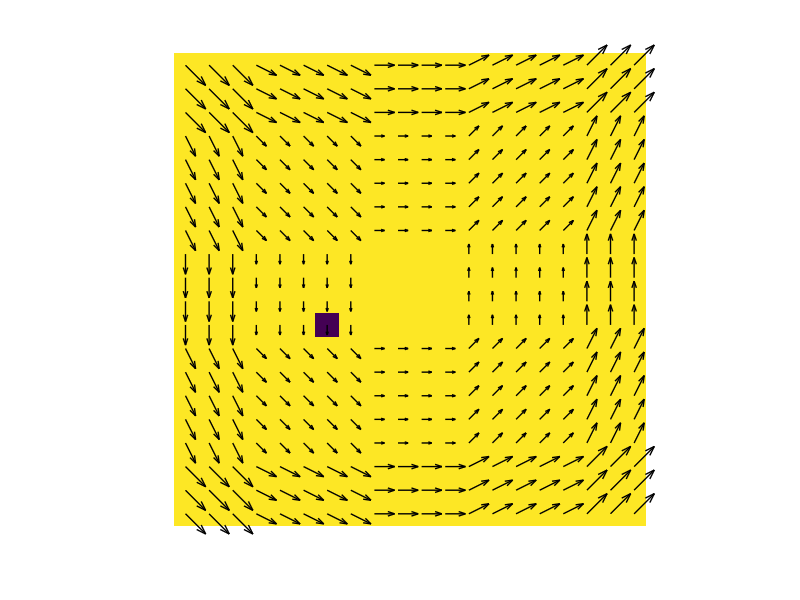
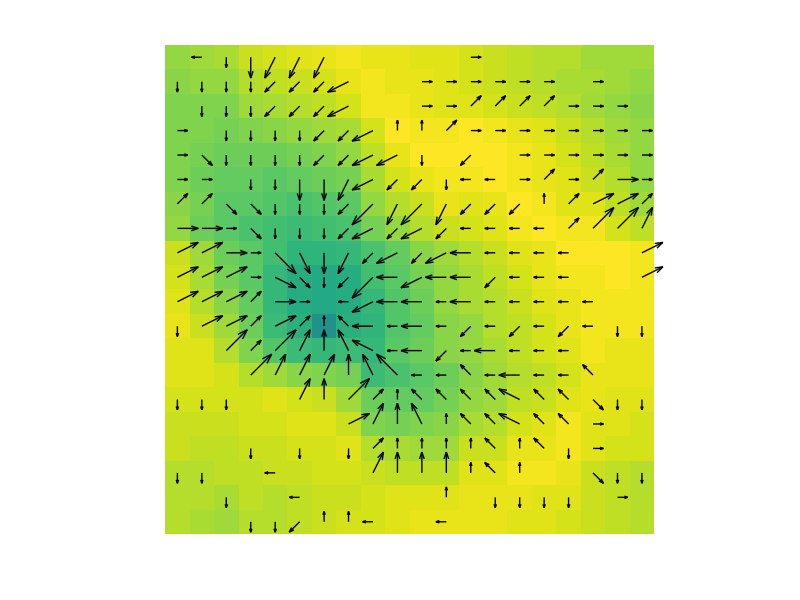

MATLAB code for these plots, in order:
% Illustration of value iteration, policy iteration,
% and linear programming approach to solving an MDP.
%
% Emanuel Todorov, UW 2010


function MDP

%--------- user-defined parameters --------------------------------------
alpha = 0.9;                            % discount factor
tol = 1E-10;                            % convergence threshold

% flags specifying problem formulation (only one can be set)
discounted = 1;
average = 0;
firstexit = 0;

% flags specifying algorithm (only one can be set)
valueiteration = 1;
policyiteration = 0;
linearprogramming = 0;

% set alpha=1 if not discounted
if ~discounted,
    alpha = 1;
end


%-------- make MDP, allocate results ------------------------------------
[P, L, isgoal] = makeMDP;
[nx, nu] = size(L);

% allocate results
v = zeros(nx,1);                        % value function
policy = ones(nx,1)*round(nu+1)/2;      % policy
H = zeros(nx,nu);                       % Hamiltonian
PP = zeros(nx,nx);                      % policy-specific transitions
LL = zeros(nx,1);                       % policy-specific costs



%--------- value iteration ----------------------------------------------
if valueiteration,

    while 1,
        vold = v;

        % compute Hamiltonian for current v
        for iu = 1:nu
            H(:,iu) = L(:,iu) + alpha*P(:,:,iu)*v;
        end

        % update v, compute policy
        [v, policy] = min(H,[],2);
        if average,
            c = mean(v);
            v = v - c;
            
        elseif firstexit,
            v(isgoal) = 0;
        end

        % check for convergence
        if max(abs(v-vold))<tol,
            break;
        end
    end


%--------- policy iteration ---------------------------------------------
elseif policyiteration,

    while 1,
        vold = v;
        
        % construct transitions and cost for current policy
        for ix = 1:nx
            PP(ix,:) = P(ix,:,policy(ix));
            LL(ix) = L(ix,policy(ix));
        end

        % evaluate current policy
        if discounted,
            v = (eye(nx)-alpha*PP)\LL;
            
        elseif average,
            tmp = [eye(nx)-PP, ones(nx,1); ones(1,nx) 0]\[LL; 0];
            v = tmp(1:nx);
            c = tmp(end);
            
        elseif firstexit,
            v(~isgoal) = (eye(sum(~isgoal))-PP(~isgoal,~isgoal))\L(~isgoal);
            v(isgoal) = 0;
        end

        % compute Hamiltonian using policy-specific v
        for iu = 1:nu
            H(:,iu) = L(:,iu) + alpha*P(:,:,iu)*v;
        end

        % update policy and value
        [v, policy] = min(H,[],2);

        % check for convergence
        if max(abs(v-vold))<tol,
            break;
        end
    end


%--------- linear programming -------------------------------------------
elseif linearprogramming,

    % initialize linprog coefficients: 
    %  min  f'*v  s.t.  A*v<=b, Aeq*v=beq
    if discounted,
        f = -ones(nx,1);
        A = ones(nx*nu,nx);
        b = L(:);
        
    elseif average,
        f = [zeros(nx,1); -1];
        A = ones(nx*nu,nx+1);
        b = L(:);
        Aeq = [ones(1,nx), 0];
        beq = 0;
        
    elseif firstexit,
        nn = sum(~isgoal);
        f = -ones(nn,1);
        A = ones(nn*nu,nx);
        tmp = L(~isgoal,:); 
        b = tmp(:);
    end        
    
    % fill A matrix
    ic = 1;
    for iu = 1:nu
        for ix = 1:nx
            if ~(isgoal(ix) && firstexit),
                A(ic,1:nx) = -alpha*P(ix,:,iu);
                A(ic,ix) = 1-alpha*P(ix,ix,iu);
                ic = ic+1;
            end
        end
    end
    
    % run linprog
    if discounted,
        v = linprog(f,A,b);
    
    elseif average,
        tmp = linprog(f,A,b,Aeq,beq);
        v = tmp(1:nx);
        c = tmp(end);

    elseif firstexit,
        A = A(:,~isgoal);
        tmp = linprog(f,A,b);
        v(~isgoal) = tmp;
        v(isgoal) = 0;
    end
    
end


%--------- plot value function and policy -------------------------------

figure(2);
clf;
sz = sqrt(nx);
V = reshape(v,[sz,sz]);
imagesc(V');
axis image off;

if ~linearprogramming,
    hold on;
    rad = (sqrt(nu)-1)/2;
    U1 = floor((policy-1)/(2*rad+1))-rad;
    U2 = mod(policy-1,2*rad+1)-rad;
    set(quiver(reshape(U1,[sz,sz])',reshape(U2,[sz,sz])','k'),'linewidth',1);
end


%--------- compute address in transition matrix -------------------------

function i = adr(x1,x2,sz)

% wrap around
x1 = mod(x1-1,sz)+1;
x2 = mod(x2-1,sz)+1;

i = x1 + (x2-1)*sz;




%---------- construct the MDP -------------------------------------------

function [P, L, isgoal] = makeMDP

% user-defined parameters 
sz = 20;                            % grid size
goal = [0.3, 0.6];                  % goal state (fraction of sz)
rad = 2;                            % neighborhood radius > 0
ppeak = 0.8;                        % prob. of going to selected state
ucost = 0.1;                        % weigth on quadratic control cost

% drift in the dynamics
drift = @(x) [-(x(2)-(sz+1)/2), abs(x(1)-(sz+1)/2)]*0.2;


nx = sz^2;                          % number of states
nu = (1+2*rad)^2;                   % number of actions per state

P = zeros(nx,nx,nu);                % transition probabilities
L = zeros(nx,nu);                   % costs
DRIFT = zeros(sz,sz,2);             % drift evaluated at each state

% loop over states
for x1 = 1:sz
    for x2 = 1:sz
        next = round([x1, x2] + drift([x1, x2]));
        DRIFT(x1,x2,:) = round(drift([x1, x2]));

        % loop over controls
        u = 1;
        for u1 = -rad:rad
            for u2 = -rad:rad
                P(adr(x1,x2,sz), adr(next(1)+u1,next(2)+u2,sz), :) = ...
                    (1-ppeak)/(nu-1);

                P(adr(x1,x2,sz), adr(next(1)+u1,next(2)+u2,sz), u) = ...
                    ppeak;

                L(adr(x1,x2,sz), u) = 1 + ucost*(u1^2 + u2^2);

                u = u+1;
            end
        end
    end
end

% goal state
isgoal = (1:nx)'==adr(round(goal(1)*(sz-1))+1,round(goal(2)*(sz-1))+1,sz);
L(isgoal,:) = L(isgoal,:)-1;


% plot dynamics and state cost
figure(1);
clf;
Q = ones(sz,sz);
Q(isgoal) = 0;
imagesc(Q');
hold on;
set(quiver(DRIFT(:,:,2),DRIFT(:,:,1),'k'),'linewidth',1);
axis image off;
